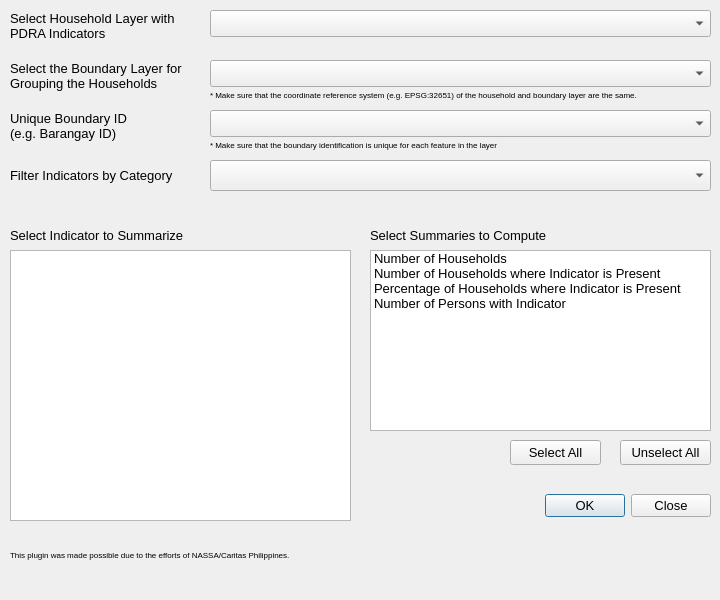
<?xml version="1.0" encoding="UTF-8"?>
<ui version="4.0">
 <class>CaritasPDRASummaryDialog</class>
 <widget class="QDialog" name="CaritasPDRASummaryDialog">
  <property name="geometry">
   <rect>
    <x>0</x>
    <y>0</y>
    <width>720</width>
    <height>600</height>
   </rect>
  </property>
  <property name="sizePolicy">
   <sizepolicy hsizetype="Fixed" vsizetype="Fixed">
    <horstretch>0</horstretch>
    <verstretch>0</verstretch>
   </sizepolicy>
  </property>
  <property name="minimumSize">
   <size>
    <width>720</width>
    <height>600</height>
   </size>
  </property>
  <property name="maximumSize">
   <size>
    <width>720</width>
    <height>600</height>
   </size>
  </property>
  <property name="font">
   <font>
    <pointsize>10</pointsize>
   </font>
  </property>
  <property name="windowTitle">
   <string>Summarize or Aggregate PDRA Data by Location (shp-vesion)</string>
  </property>
  <property name="windowIcon">
   <iconset resource="resources.qrc">
    <normaloff>:/plugins/caritas_pdra/img/icons/icon-summary.png</normaloff>:/plugins/caritas_pdra/img/icons/icon-summary.png</iconset>
  </property>
  <property name="modal">
   <bool>false</bool>
  </property>
  <widget class="QLabel" name="label">
   <property name="geometry">
    <rect>
     <x>10</x>
     <y>530</y>
     <width>321</width>
     <height>51</height>
    </rect>
   </property>
   <property name="font">
    <font>
     <pointsize>5</pointsize>
     <weight>50</weight>
     <italic>false</italic>
     <bold>false</bold>
    </font>
   </property>
   <property name="layoutDirection">
    <enum>Qt::LeftToRight</enum>
   </property>
   <property name="text">
    <string>&lt;html&gt;&lt;head/&gt;&lt;body&gt;&lt;p&gt;&lt;span style=&quot; font-size:6pt;&quot;&gt;This plugin was made possible due to the efforts of NASSA/Caritas Philippines.&lt;/span&gt;&lt;/p&gt;&lt;/body&gt;&lt;/html&gt;</string>
   </property>
   <property name="scaledContents">
    <bool>false</bool>
   </property>
   <property name="alignment">
    <set>Qt::AlignLeading|Qt::AlignLeft|Qt::AlignVCenter</set>
   </property>
   <property name="wordWrap">
    <bool>true</bool>
   </property>
   <property name="margin">
    <number>4</number>
   </property>
  </widget>
  <widget class="QLabel" name="caritasLogo">
   <property name="geometry">
    <rect>
     <x>640</x>
     <y>530</y>
     <width>71</width>
     <height>51</height>
    </rect>
   </property>
   <property name="text">
    <string/>
   </property>
   <property name="pixmap">
    <pixmap resource="resources.qrc">:/plugins/caritas_pdra/img/logos/logo-nassa-caritas.png</pixmap>
   </property>
  </widget>
  <widget class="QDialogButtonBox" name="buttonBox">
   <property name="geometry">
    <rect>
     <x>540</x>
     <y>490</y>
     <width>171</width>
     <height>31</height>
    </rect>
   </property>
   <property name="toolTip">
    <string>Perform Statistics Computation</string>
   </property>
   <property name="standardButtons">
    <set>QDialogButtonBox::Close|QDialogButtonBox::Ok</set>
   </property>
  </widget>
  <widget class="QLabel" name="selectHHLabel">
   <property name="geometry">
    <rect>
     <x>10</x>
     <y>10</y>
     <width>181</width>
     <height>31</height>
    </rect>
   </property>
   <property name="font">
    <font>
     <pointsize>10</pointsize>
    </font>
   </property>
   <property name="toolTip">
    <string>Siguraduhing ang coordinate reference system (hal. EPSG: 32651) ng household at admin layers ay pareho</string>
   </property>
   <property name="text">
    <string>Select Household Layer with PDRA Indicators</string>
   </property>
   <property name="wordWrap">
    <bool>true</bool>
   </property>
  </widget>
  <widget class="QgsMapLayerComboBox" name="selectHHComboBox">
   <property name="geometry">
    <rect>
     <x>210</x>
     <y>10</y>
     <width>501</width>
     <height>27</height>
    </rect>
   </property>
   <property name="font">
    <font>
     <pointsize>10</pointsize>
    </font>
   </property>
   <property name="toolTip">
    <string>Piliin ang household layer na naglalaman ng mga PDRA indicators</string>
   </property>
   <property name="statusTip">
    <string/>
   </property>
   <property name="whatsThis">
    <string>Select the household point layer with PDRA indicators</string>
   </property>
   <property name="showCrs">
    <bool>true</bool>
   </property>
  </widget>
  <widget class="QLabel" name="selectBoundaryLabel">
   <property name="geometry">
    <rect>
     <x>10</x>
     <y>50</y>
     <width>191</width>
     <height>51</height>
    </rect>
   </property>
   <property name="font">
    <font>
     <pointsize>10</pointsize>
    </font>
   </property>
   <property name="toolTip">
    <string>Siguraduhing ang coordinate reference system (hal. EPSG: 32651) ng household at admin layers ay pareho</string>
   </property>
   <property name="text">
    <string>Select the Boundary Layer for Grouping the Households</string>
   </property>
   <property name="wordWrap">
    <bool>true</bool>
   </property>
  </widget>
  <widget class="QgsMapLayerComboBox" name="selectBoundaryComboBox">
   <property name="geometry">
    <rect>
     <x>210</x>
     <y>60</y>
     <width>501</width>
     <height>27</height>
    </rect>
   </property>
   <property name="font">
    <font>
     <pointsize>10</pointsize>
    </font>
   </property>
   <property name="toolTip">
    <string>Piliin ang layer na naglalaman ng administrative boundaries (hal. barangay, munisipalidad, lalawigan)</string>
   </property>
   <property name="statusTip">
    <string/>
   </property>
   <property name="whatsThis">
    <string>Select the layer with the admin boundaries</string>
   </property>
   <property name="showCrs">
    <bool>true</bool>
   </property>
  </widget>
  <widget class="QLabel" name="filterByCategoryLabel">
   <property name="geometry">
    <rect>
     <x>10</x>
     <y>160</y>
     <width>181</width>
     <height>31</height>
    </rect>
   </property>
   <property name="font">
    <font>
     <pointsize>10</pointsize>
    </font>
   </property>
   <property name="text">
    <string>Filter Indicators by Category</string>
   </property>
   <property name="wordWrap">
    <bool>true</bool>
   </property>
  </widget>
  <widget class="QComboBox" name="filterByCategoryComboBox">
   <property name="geometry">
    <rect>
     <x>210</x>
     <y>160</y>
     <width>501</width>
     <height>31</height>
    </rect>
   </property>
   <property name="toolTip">
    <string>Pumili ng kategorya</string>
   </property>
  </widget>
  <widget class="QListWidget" name="summariesList">
   <property name="geometry">
    <rect>
     <x>370</x>
     <y>250</y>
     <width>341</width>
     <height>181</height>
    </rect>
   </property>
   <property name="toolTip">
    <string>Piliin ang mga istatistikang </string>
   </property>
   <property name="editTriggers">
    <set>QAbstractItemView::NoEditTriggers</set>
   </property>
   <property name="selectionMode">
    <enum>QAbstractItemView::ExtendedSelection</enum>
   </property>
   <item>
    <property name="text">
     <string>Number of Households</string>
    </property>
    <property name="toolTip">
     <string>Bilang ng mga sambahayan</string>
    </property>
   </item>
   <item>
    <property name="text">
     <string>Number of Households where Indicator is Present</string>
    </property>
    <property name="toolTip">
     <string>Bilang ng mga sambahayan na positibo sa napiling indicator</string>
    </property>
   </item>
   <item>
    <property name="text">
     <string>Percentage of Households where Indicator is Present</string>
    </property>
    <property name="toolTip">
     <string>Porsyento ng mga sambahayan na positibo sa napiling indicator</string>
    </property>
   </item>
   <item>
    <property name="text">
     <string>Number of Persons with Indicator</string>
    </property>
    <property name="toolTip">
     <string>Bilang ng mga tao na positibo sa napiling indicator</string>
    </property>
   </item>
  </widget>
  <widget class="QLabel" name="summariesToCalculateLabel">
   <property name="geometry">
    <rect>
     <x>370</x>
     <y>220</y>
     <width>341</width>
     <height>31</height>
    </rect>
   </property>
   <property name="font">
    <font>
     <pointsize>10</pointsize>
    </font>
   </property>
   <property name="text">
    <string>Select Summaries to Compute</string>
   </property>
   <property name="wordWrap">
    <bool>true</bool>
   </property>
  </widget>
  <widget class="QLabel" name="fieldsToSummarizeLabel">
   <property name="geometry">
    <rect>
     <x>10</x>
     <y>220</y>
     <width>351</width>
     <height>31</height>
    </rect>
   </property>
   <property name="font">
    <font>
     <pointsize>10</pointsize>
    </font>
   </property>
   <property name="text">
    <string>Select Indicator to Summarize</string>
   </property>
   <property name="wordWrap">
    <bool>true</bool>
   </property>
  </widget>
  <widget class="QListWidget" name="fieldsList">
   <property name="geometry">
    <rect>
     <x>10</x>
     <y>250</y>
     <width>341</width>
     <height>271</height>
    </rect>
   </property>
   <property name="toolTip">
    <string>Piliin ang mga indikador na gagamitin sa pagkwenta ng istatistika</string>
   </property>
   <property name="editTriggers">
    <set>QAbstractItemView::NoEditTriggers</set>
   </property>
   <property name="selectionMode">
    <enum>QAbstractItemView::SingleSelection</enum>
   </property>
   <property name="sortingEnabled">
    <bool>false</bool>
   </property>
  </widget>
  <widget class="QLabel" name="note">
   <property name="geometry">
    <rect>
     <x>210</x>
     <y>80</y>
     <width>501</width>
     <height>31</height>
    </rect>
   </property>
   <property name="font">
    <font>
     <pointsize>5</pointsize>
     <weight>50</weight>
     <italic>false</italic>
     <bold>false</bold>
    </font>
   </property>
   <property name="layoutDirection">
    <enum>Qt::LeftToRight</enum>
   </property>
   <property name="text">
    <string>&lt;html&gt;&lt;head/&gt;&lt;body&gt;&lt;p&gt;&lt;span style=&quot; font-size:6pt;&quot;&gt;* Make sure that the coordinate reference system (e.g. EPSG:32651) of the household and boundary layer are the same.&lt;/span&gt;&lt;/p&gt;&lt;/body&gt;&lt;/html&gt;</string>
   </property>
   <property name="scaledContents">
    <bool>false</bool>
   </property>
   <property name="alignment">
    <set>Qt::AlignLeading|Qt::AlignLeft|Qt::AlignVCenter</set>
   </property>
   <property name="wordWrap">
    <bool>true</bool>
   </property>
   <property name="margin">
    <number>4</number>
   </property>
  </widget>
  <widget class="QPushButton" name="selectAllSummariesBtn">
   <property name="geometry">
    <rect>
     <x>510</x>
     <y>440</y>
     <width>91</width>
     <height>25</height>
    </rect>
   </property>
   <property name="text">
    <string>Select All</string>
   </property>
  </widget>
  <widget class="QPushButton" name="unselectAllSummariesBtn">
   <property name="geometry">
    <rect>
     <x>620</x>
     <y>440</y>
     <width>91</width>
     <height>25</height>
    </rect>
   </property>
   <property name="text">
    <string>Unselect All</string>
   </property>
  </widget>
  <widget class="QLabel" name="selectBoundaryIDFieldLabel">
   <property name="geometry">
    <rect>
     <x>10</x>
     <y>100</y>
     <width>141</width>
     <height>51</height>
    </rect>
   </property>
   <property name="font">
    <font>
     <pointsize>10</pointsize>
    </font>
   </property>
   <property name="toolTip">
    <string>Siguraduhing walang boundary o barangay na pareho ang pangalan</string>
   </property>
   <property name="text">
    <string>Unique Boundary ID (e.g. Barangay ID)</string>
   </property>
   <property name="wordWrap">
    <bool>true</bool>
   </property>
  </widget>
  <widget class="QgsFieldComboBox" name="selectBoundaryIDFieldComboBox">
   <property name="geometry">
    <rect>
     <x>210</x>
     <y>110</y>
     <width>501</width>
     <height>27</height>
    </rect>
   </property>
   <property name="toolTip">
    <string>Pillin ang field kung saan nakalagay ang unique na ID ng boundary (e.g. BarangayID, MuniCityID)</string>
   </property>
  </widget>
  <widget class="QLabel" name="note_2">
   <property name="geometry">
    <rect>
     <x>210</x>
     <y>130</y>
     <width>501</width>
     <height>31</height>
    </rect>
   </property>
   <property name="font">
    <font>
     <pointsize>5</pointsize>
     <weight>50</weight>
     <italic>false</italic>
     <bold>false</bold>
    </font>
   </property>
   <property name="layoutDirection">
    <enum>Qt::LeftToRight</enum>
   </property>
   <property name="text">
    <string>&lt;html&gt;&lt;head/&gt;&lt;body&gt;&lt;p&gt;&lt;span style=&quot; font-size:6pt;&quot;&gt;* Make sure that the boundary identification is unique for each feature in the layer&lt;/span&gt;&lt;/p&gt;&lt;/body&gt;&lt;/html&gt;</string>
   </property>
   <property name="scaledContents">
    <bool>false</bool>
   </property>
   <property name="alignment">
    <set>Qt::AlignLeading|Qt::AlignLeft|Qt::AlignVCenter</set>
   </property>
   <property name="wordWrap">
    <bool>true</bool>
   </property>
   <property name="margin">
    <number>4</number>
   </property>
  </widget>
 </widget>
 <customwidgets>
  <customwidget>
   <class>QgsFieldComboBox</class>
   <extends>QComboBox</extends>
   <header>qgsfieldcombobox.h</header>
  </customwidget>
  <customwidget>
   <class>QgsMapLayerComboBox</class>
   <extends>QComboBox</extends>
   <header>qgsmaplayercombobox.h</header>
  </customwidget>
 </customwidgets>
 <resources>
  <include location="resources.qrc"/>
 </resources>
 <connections/>
</ui>
